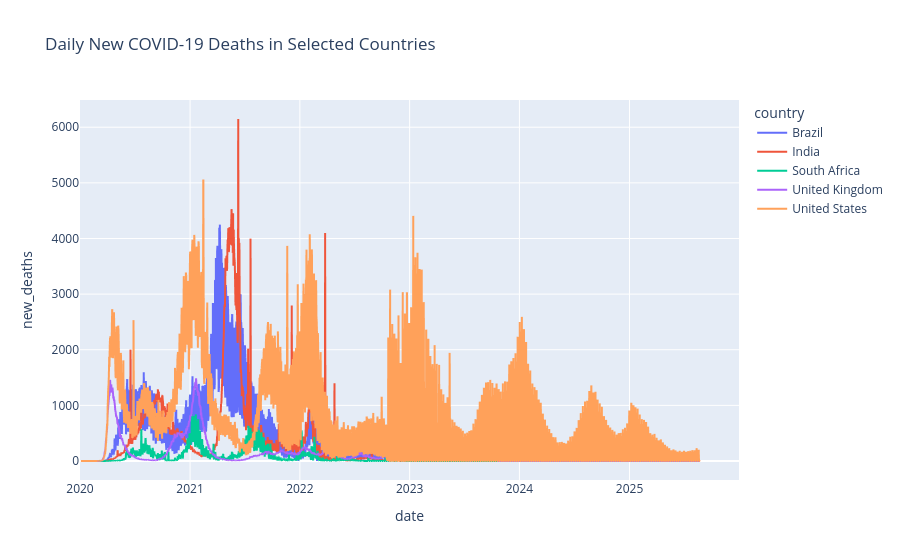

Notebook code for this chart:
### Markdown cell above
# Visualization 3: Daily Deaths in Top Countries

### Code cell
countries = ["United States", "India", "Brazil", "United Kingdom", "South Africa"]
df_subset = df[df["country"].isin(countries)]

fig = px.line(df_subset, x="date", y="new_deaths", color="country",
              title="Daily New COVID-19 Deaths in Selected Countries")
fig.show()

### Figure 1 — Plotly figure (JSON) as saved in the notebook; plotly's stock layout.template omitted (floating-point values rounded to 4 significant figures; data arrays with more than 128 entries replaced by an {"elided": "..."} marker saying what was removed)
{"data": [{"hovertemplate": "country=Brazil<br>date=%{x}<br>new_deaths=%{y}<extra></extra>", "legendgroup": "Brazil", "line": {"color": "#636efa", "dash": "solid"}, "marker": {"symbol": "circle"}, "mode": "lines", "name": "Brazil", "showlegend": true, "type": "scattergl", "x": {"elided": "2068 str values"}, "xaxis": "x", "y": {"elided": "2068 float values"}, "yaxis": "y"}, {"hovertemplate": "country=India<br>date=%{x}<br>new_deaths=%{y}<extra></extra>", "legendgroup": "India", "line": {"color": "#EF553B", "dash": "solid"}, "marker": {"symbol": "circle"}, "mode": "lines", "name": "India", "showlegend": true, "type": "scattergl", "x": {"elided": "2063 str values"}, "xaxis": "x", "y": {"elided": "2063 float values"}, "yaxis": "y"}, {"hovertemplate": "country=South Africa<br>date=%{x}<br>new_deaths=%{y}<extra></extra>", "legendgroup": "South Africa", "line": {"color": "#00cc96", "dash": "solid"}, "marker": {"symbol": "circle"}, "mode": "lines", "name": "South Africa", "showlegend": true, "type": "scattergl", "x": {"elided": "2081 str values"}, "xaxis": "x", "y": {"elided": "2081 float values"}, "yaxis": "y"}, {"hovertemplate": "country=United Kingdom<br>date=%{x}<br>new_deaths=%{y}<extra></extra>", "legendgroup": "United Kingdom", "line": {"color": "#ab63fa", "dash": "solid"}, "marker": {"symbol": "circle"}, "mode": "lines", "name": "United Kingdom", "showlegend": true, "type": "scattergl", "x": {"elided": "2081 str values"}, "xaxis": "x", "y": {"elided": "2081 float values"}, "yaxis": "y"}, {"hovertemplate": "country=United States<br>date=%{x}<br>new_deaths=%{y}<extra></extra>", "legendgroup": "United States", "line": {"color": "#FFA15A", "dash": "solid"}, "marker": {"symbol": "circle"}, "mode": "lines", "name": "United States", "showlegend": true, "type": "scattergl", "x": {"elided": "2081 str values"}, "xaxis": "x", "y": {"elided": "2081 float values"}, "yaxis": "y"}], "layout": {"legend": {"title": {"text": "country"}, "tracegroupgap": 0}, "title": {"text": "Daily New COVID-19 Deaths in Selected Countries"}, "xaxis": {"anchor": "y", "domain": [0, 1], "title": {"text": "date"}}, "yaxis": {"anchor": "x", "domain": [0, 1], "title": {"text": "new_deaths"}}}}
